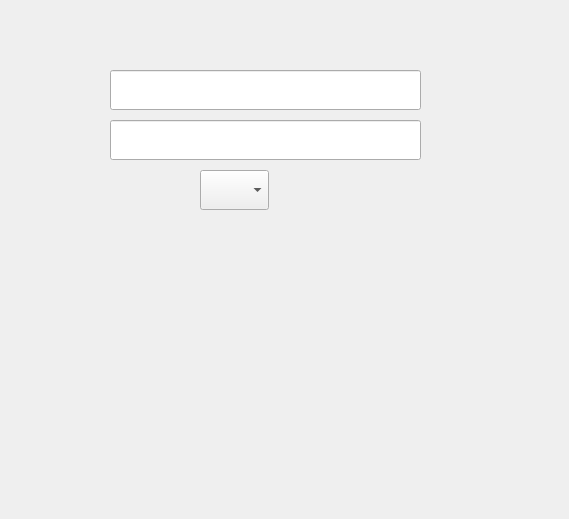
<?xml version="1.0" encoding="UTF-8"?>
<ui version="4.0">
 <class>AddEmployeeDlg</class>
 <widget class="QDialog" name="AddEmployeeDlg">
  <property name="geometry">
   <rect>
    <x>0</x>
    <y>0</y>
    <width>569</width>
    <height>519</height>
   </rect>
  </property>
  <property name="windowTitle">
   <string>Dialog</string>
  </property>
  <widget class="QLineEdit" name="lineEdit">
   <property name="geometry">
    <rect>
     <x>110</x>
     <y>70</y>
     <width>311</width>
     <height>40</height>
    </rect>
   </property>
   <property name="minimumSize">
    <size>
     <width>0</width>
     <height>40</height>
    </size>
   </property>
  </widget>
  <widget class="QLineEdit" name="lineEdit_2">
   <property name="geometry">
    <rect>
     <x>110</x>
     <y>120</y>
     <width>311</width>
     <height>40</height>
    </rect>
   </property>
   <property name="minimumSize">
    <size>
     <width>0</width>
     <height>40</height>
    </size>
   </property>
  </widget>
  <widget class="QComboBox" name="comboBox">
   <property name="geometry">
    <rect>
     <x>200</x>
     <y>170</y>
     <width>69</width>
     <height>40</height>
    </rect>
   </property>
   <property name="minimumSize">
    <size>
     <width>0</width>
     <height>40</height>
    </size>
   </property>
  </widget>
 </widget>
 <resources/>
 <connections/>
</ui>
